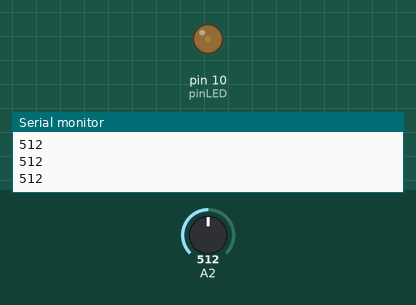
This sketch was run on a simulated Arduino Uno, built with avr-gcc and run on an emulated ATmega328P. Shown: output pins drawn as LEDs (lit = HIGH), the last lines printed to the serial monitor. The test bench sets the inputs (shaded band); at power-on: A2 = 512.

Above: at 1.2 s.
1.3 s: A2 set to 716
At 2.1 s:
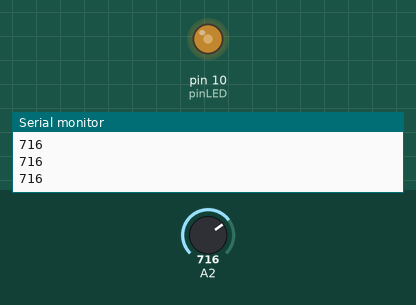
3.0 s: A2 set to 900
At 3.3 s:
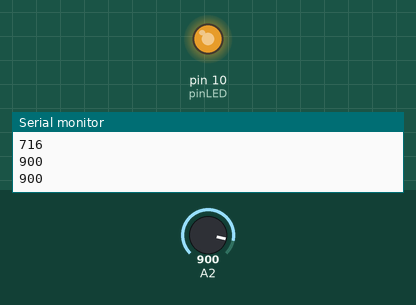
4.5 s: A2 set to 511
At 5.7 s:
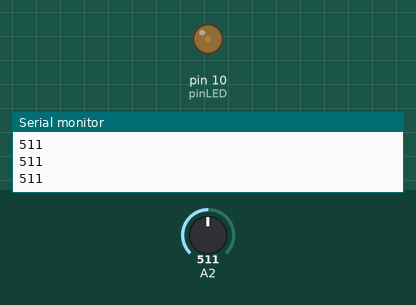
Timing chart, 0 to 7.5 s (numbered marks = the images above; inputs shaded):
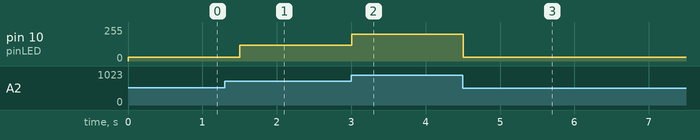

The sketch:

Sensor_de_Humedad.ino
```cpp
#define pinLED 10

void setup() {
  pinMode(pinLED,OUTPUT);
  Serial.begin (9600);
}

void loop() {
  int valorHumedad = analogRead (pinLED);
  Serial.println(valorHumedad);
  int valorPin = map (valorHumedad,450,1023,0,255);
  analogWrite(pinLED,valorPin);
  delay(250);

  }
```

Measured:
- after the input at 1.3 s, pin 10 (pinLED): 27/255 → 118/255 after 0.20 s
- after the input at 3.0 s, pin 10 (pinLED): 118/255 → 200/255 at once
- after the input at 4.5 s, pin 10 (pinLED): 200/255 → 27/255 at once
